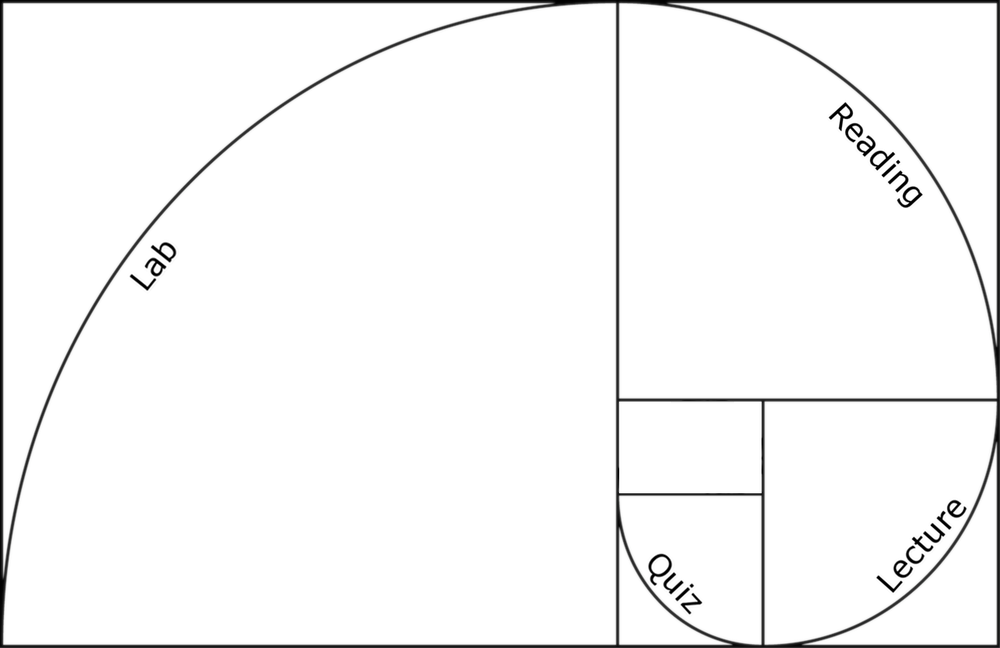
#> input picture Module1/Course Golden Ratio.png, 1000 x 648 px, shrunk from 1279 x 829 before the run
$ python image.py   (Python 2 division)   (older library calls are emulated)
#> lines starting #> are read from the running program, lines starting #| are printed output that depends on the picture
# -*- coding: utf-8 -*-
# Uses the Image module (PIL)
from scipy import misc

# Load the image up
img = misc.imread('../Module1/Course Golden Ratio.png')
#> img is the input picture: shape (648, 1000, 4); mean R, G, B, A 246.9, 246.9, 246.9, 255
print type(img)
#| <class 'numpy.ndarray'>
print img.shape, img.dtype
#| (648, 1000, 4) uint8

# Is the image too big? Resample it down by an order of magnitude
img = img[::2, ::2]
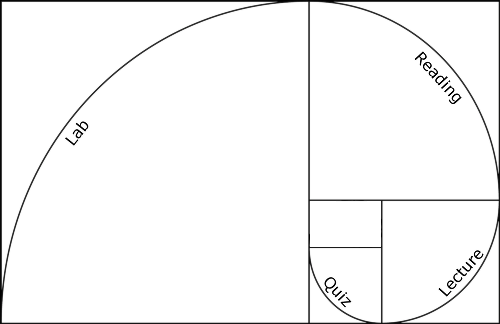
#> img: shape (324, 500, 4); mean R, G, B, A 246.8, 246.8, 246.7, 255

# Scale colors from (0-255) to (0-1), then reshape to 1D array per pixel
X = (img / 255.0).reshape(-1, 4)


red = X[:,0]
green = X[:,1]
blue = X[:,2]

gray = (0.299*red + 0.587*green + 0.114*blue)

print img.shape
#| (324, 500, 4)
print gray.shape
#| (162000,)
